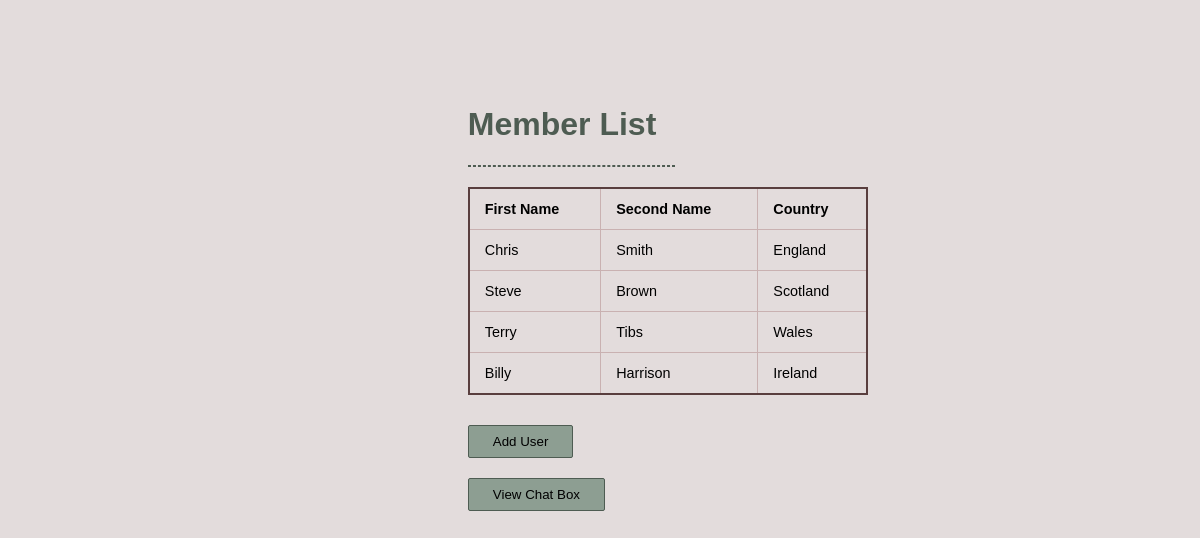
Screenshot of /user_list/ with the database file from the repository.
### userlist_app/models.py (models this page shows, shortened)
class User(models.Model):
    firstname = models.CharField(max_length=80, null=False)
    secondname = models.CharField(max_length=80, null=False)
    country = models.CharField(max_length=32, null=False)

### userlist_app/views.py (the view)
# urls.py: path('user_list/', views.user_list, name='user_list'),
def user_list(request):
    all_users = User.objects.all()
    return render(request, 'user_list.html', {
        'all_users': all_users,
    })

### userlist_app/templates/user_list.html (shortened to what this page needs)
{% extends "public_template.html" %}
{% block main %}
<div class="container">
    <div class="row">
        <div class="col">
            <h1>Member List</h1>
            <hr>
            <table class="styled-table">
                <thead>
                    <tr>
                    <th>First Name</th>
                    <th>Second Name</th>
                    <th>Country</th>
                    </tr>
                </thead>
                {% for user in all_users %}
                    <tr>
                        <td>{{ user.firstname }}</td>
                        <td>{{ user.secondname }}</td>
                        <td>{{ user.country }}</td>
                    </tr>
                {% endfor %}
            </table>
            <a href="/add_user"><button type="button">Add User</button></a>
            <a href="/"><button type="button">View Chat Box</button></a>
        </div>
    </div>
</div>
{% endblock %}

### userlist_app/static/style.css (style rules this page uses)
:root { --basedark: #593E3E; --baselight: #E3DCDC; --basemid: #C9B1B1; --compldark: #4E5C52; --compllight: #8D9E92; --compllighter: #97aa9d; }
body { font-family: Arial, Helvetica, sans-serif; background-color: var(--baselight); }
h1 { color: var(--compldark); }
div.container { margin: auto; width: 35%; }
div.col { font-family: Arial, Helvetica, sans-serif; width: 50%; padding: 75px; margin-top: 10px; }
button { display: inline; padding: 8px 24px; margin: 10px 0; cursor: pointer; border-radius: 2px; border: 1px solid var(--compldark); background-color: var(--compllight); }
a { color: initial; text-decoration: initial; }
hr { margin: 20px 0; border: 1px dashed var(--compldark); }
.styled-table { border-collapse: collapse; margin: auto; margin-top: 20px; margin-bottom: 20px; font-size: 0.9em; font-family: Arial, Helvetica, sans-serif; min-width: 400px; border: 2px solid var(--basedark); }
.styled-table thead tr { text-align: left; }
.styled-table th, .styled-table td { padding: 12px 15px; border-left: 1px solid var(--basemid); }
.styled-table tbody tr { border-top: 1px solid var(--basemid); }

### rows the page displays
User: firstname "Chris", secondname "Smith", country "England"
User: firstname "Steve", secondname "Brown", country "Scotland"
User: firstname "Terry", secondname "Tibs", country "Wales"
User: firstname "Billy", secondname "Harrison", country "Ireland"
